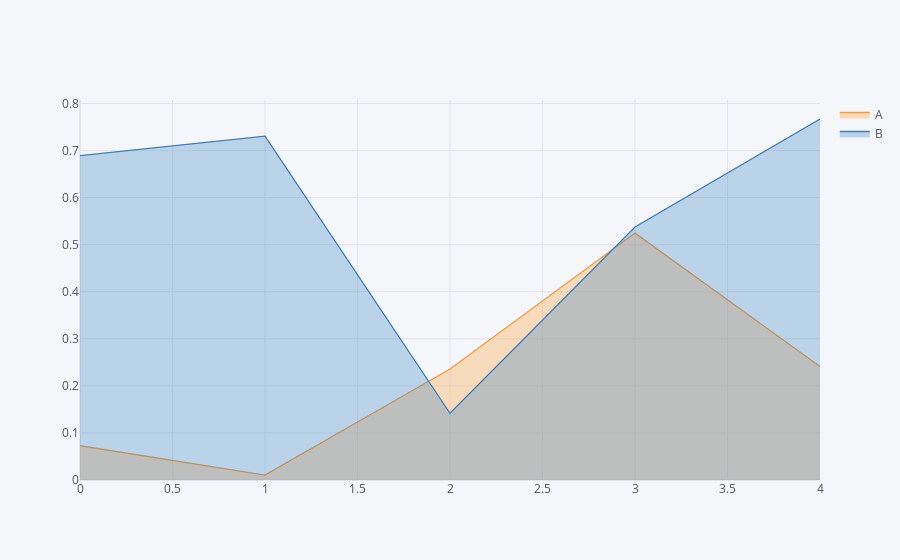

Source (notebook cell):
### Markdown cell above
#### [ line 그래프 밑구간 채우기 ]

### Code cell
df.iplot(kind = 'scatter', fill = True) # fill 과 line+markers 모드를 같이 쓰면 오류

### Figure 1 — Plotly figure (JSON) as saved in the notebook; plotly's stock layout.template omitted (floating-point values rounded to 4 significant figures)
{"data": [{"fill": "tozeroy", "fillcolor": "rgba(255, 153, 51, 0.3)", "line": {"color": "rgba(255, 153, 51, 1.0)", "dash": "solid", "shape": "linear", "width": 1.3}, "mode": "lines", "name": "A", "text": "", "type": "scatter", "x": [0, 1, 2, 3, 4], "y": [0.07282, 0.01052, 0.2358, 0.5247, 0.241]}, {"fill": "tozeroy", "fillcolor": "rgba(55, 128, 191, 0.3)", "line": {"color": "rgba(55, 128, 191, 1.0)", "dash": "solid", "shape": "linear", "width": 1.3}, "mode": "lines", "name": "B", "text": "", "type": "scatter", "x": [0, 1, 2, 3, 4], "y": [0.6892, 0.7308, 0.1419, 0.5378, 0.7672]}], "layout": {"legend": {"bgcolor": "#F5F6F9", "font": {"color": "#4D5663"}}, "paper_bgcolor": "#F5F6F9", "plot_bgcolor": "#F5F6F9", "title": {"font": {"color": "#4D5663"}}, "xaxis": {"gridcolor": "#E1E5ED", "showgrid": true, "tickfont": {"color": "#4D5663"}, "title": {"font": {"color": "#4D5663"}, "text": ""}, "zerolinecolor": "#E1E5ED"}, "yaxis": {"gridcolor": "#E1E5ED", "showgrid": true, "tickfont": {"color": "#4D5663"}, "title": {"font": {"color": "#4D5663"}, "text": ""}, "zerolinecolor": "#E1E5ED"}}}
